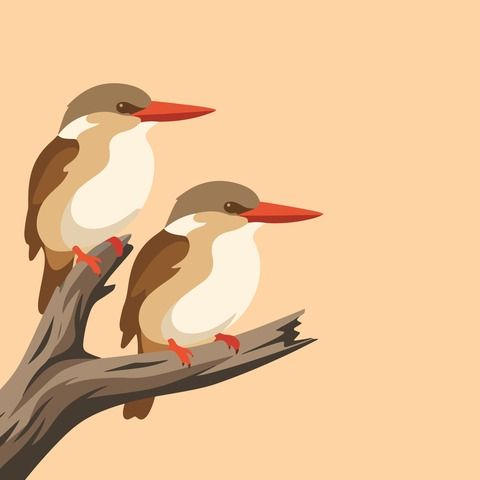
#> input picture Utils/presto_photos/Sample1.jpg, 480 x 480 px; its folder holds only this picture in this run
$ python presto_crop.py presto_photos/Sample1.jpg
#> lines starting #> are read from the running program, lines starting #| are printed output that depends on the picture
#!/usr/bin/env python3
"""
presto_crop.py — Smart photo resizer for Pimoroni Presto (480×480)

Usage:
    python3 presto_crop.py photo.jpg
    python3 presto_crop.py *.jpg
    python3 presto_crop.py input_folder/
    python3 presto_crop.py photo.jpg --output my_folder
    python3 presto_crop.py photo.jpg --preview
    python3 presto_crop.py photo.jpg --bias top
    python3 presto_crop.py photo.jpg --bias center
    python3 presto_crop.py photo.jpg --padding
    python3 presto_crop.py photo.jpg --nudge -10,5   # shift crop left 10%, down 5%

Strategy (auto mode):
    1. Detect all faces.
    2. Compute a bounding box around the whole face group.
    3. If that box is wider/taller than 480px, scale the image down first.
    4. Crop to 480x480 centered on the face group.
    5. Apply --nudge offset after centering (clamped to image bounds).
    6. If no faces found, fall back to center crop.
    7. Always save as baseline JPEG (required by jpegdec on Presto).
"""

import sys
import os
import argparse
import glob
from pathlib import Path

try:
    from PIL import Image, ImageOps
    import cv2
    import numpy as np
except ImportError as e:
    print(f"Missing library: {e}")
    print("Install with: pip install Pillow opencv-python")
    sys.exit(1)


TARGET = 480
FACE_CASCADE = cv2.CascadeClassifier(cv2.data.haarcascades + "haarcascade_frontalface_default.xml")


def detect_faces(img_pil):
    """Return list of (x, y, w, h) face rectangles. Empty list if none found."""
    img_np = np.array(img_pil.convert("RGB"))
    gray = cv2.cvtColor(img_np, cv2.COLOR_RGB2GRAY)
    gray = cv2.equalizeHist(gray)

    faces = FACE_CASCADE.detectMultiScale(
        gray, scaleFactor=1.1, minNeighbors=5, minSize=(30, 30),
        flags=cv2.CASCADE_SCALE_IMAGE,
    )
    if len(faces) == 0:
        faces = FACE_CASCADE.detectMultiScale(
            gray, scaleFactor=1.05, minNeighbors=3, minSize=(20, 20),
        )
    return list(faces) if len(faces) > 0 else []


# [15 lines left out: function face_bounding_box, not called in this run]


def smart_crop(img, bias="auto", nudge=(0, 0), zoom=1.0, padding=False, padding_color=None):
    """
    Scale-then-crop img (PIL Image) to exactly TARGET x TARGET.

    nudge: (dx, dy) percentage of the image to shift the crop center after
           the initial focus point is set. Positive = right/down, negative = left/up.
           e.g. (-10, 0) shifts the crop 10% to the left.
           Clamped so the crop never goes outside the image bounds.
    """
    if padding:
        return letterbox(img, padding_color)

    w, h = img.size

    if bias == "auto":
        faces = detect_faces(img)
        if faces:
            cx, cy, span = face_bounding_box(faces)
            method = f"face ({len(faces)} detected)"

            # If the face group is larger than TARGET, scale down first
            if span > TARGET:
                scale = TARGET / span
                new_w = max(TARGET, int(w * scale))
                new_h = max(TARGET, int(h * scale))
                img = img.resize((new_w, new_h), Image.LANCZOS)
                cx = int(cx * scale)
                cy = int(cy * scale)
                w, h = img.size
                method = f"face ({len(faces)}, scaled {scale:.2f}x)"
        else:
            cx, cy = w // 2, h // 2
            method = "center (no faces)"

    elif bias == "top":
        cx, cy = w // 2, 0
        method = "top"
    elif bias == "bottom":
        cx, cy = w // 2, h
        method = "bottom"
    elif bias == "left":
        cx, cy = 0, h // 2
        method = "left"
    elif bias == "right":
        cx, cy = w, h // 2
        method = "right"
    else:  # center
        cx, cy = w // 2, h // 2
        method = "center"

    # --- Apply nudge (percentage of image dimensions) ---
    dx, dy = nudge
    if dx != 0 or dy != 0:
        cx += int(w * dx / 100)
        cy += int(h * dy / 100)
        method += f" nudge({dx:+d}%,{dy:+d}%)"

    # --- Compute square crop box centered on (cx, cy), clamped to bounds ---
    # zoom > 1.0 = zoom in (smaller crop window, magnified to TARGET)
    # zoom < 1.0 = zoom out (larger crop window, more context visible)
    # zoom = 1.0 = normal (crop the largest square that fits)
    base_side = min(w, h)
    side = max(TARGET, int(base_side / zoom))
    side = min(side, min(w, h))  # can't crop larger than the image
    left   = max(0, min(cx - side // 2, w - side))
    top    = max(0, min(cy - side // 2, h - side))
    right  = left + side
    bottom = top + side

    if zoom != 1.0:
        method += f" zoom({zoom:.2f}x)"

    cropped = img.crop((left, top, right, bottom))
    resized = cropped.resize((TARGET, TARGET), Image.LANCZOS)
    return resized, method


# [20 lines left out: function letterbox, not called in this run]


def process_image(input_path, output_path, bias="auto", nudge=(0, 0), zoom=1.0, padding=False,
                  padding_color=None, preview=False, quiet=False):
    try:
        img = Image.open(input_path).convert("RGB")
        original_size = img.size

        # Auto-rotate based on EXIF
        try:
            img = ImageOps.exif_transpose(img)
        except Exception:
            pass

        result, method = smart_crop(img, bias=bias, nudge=nudge, zoom=zoom, padding=padding,
                                    padding_color=padding_color)

        if preview:
            ow, oh = original_size
            ph = max(oh, TARGET)
            preview_img = Image.new("RGB", (ow + TARGET + 20, ph), (30, 30, 30))
            thumb = img.copy()
            thumb.thumbnail((ow, ph))
            preview_img.paste(thumb, (0, (ph - thumb.size[1]) // 2))
            preview_img.paste(result, (ow + 20, (ph - TARGET) // 2))
            preview_img.show(title=f"{Path(input_path).name} -> {method}")

        # progressive=False + optimize=False = baseline JPEG, required by jpegdec on Presto
        # (Facebook, Instagram, WhatsApp etc. all export progressive JPEGs which jpegdec cannot read)
        result.save(output_path, "JPEG", quality=92, progressive=False, optimize=False)

        if not quiet:
            ow, oh = original_size
            print(f"  ✓  {Path(input_path).name:40s}  {ow}x{oh} -> 480x480  [{method}]")
        return True

    except Exception as e:
        print(f"  ✗  {Path(input_path).name}: {e}")
        return False


def collect_inputs(args_input):
    extensions = {".jpg", ".jpeg", ".png", ".bmp", ".webp", ".tiff", ".tif"}
    paths = []
    for item in args_input:
        p = Path(item)
        if p.is_dir():
            for ext in extensions:
                paths.extend(p.glob(f"*{ext}"))
                paths.extend(p.glob(f"*{ext.upper()}"))
        elif p.exists():
            paths.append(p)
        else:
            expanded = [Path(g) for g in glob.glob(item)]
            paths.extend([g for g in expanded if g.suffix.lower() in extensions])
    return sorted(set(paths))


# [20 lines left out: functions parse_color, parse_nudge, not called in this run]


def main():
    parser = argparse.ArgumentParser(
        description="Smart-crop photos to 480x480 for Pimoroni Presto",
        formatter_class=argparse.RawDescriptionHelpFormatter,
        epilog="""
Examples:
  python3 presto_crop.py photo.jpg
  python3 presto_crop.py *.jpg --output presto_photos/
  python3 presto_crop.py myfolder/ --output output/ --bias center
  python3 presto_crop.py photo.jpg --nudge='-10,0'   shift crop 10% left (use = for negatives)
  python3 presto_crop.py photo.jpg --nudge='0,-15'   shift crop 15% up
  python3 presto_crop.py photo.jpg --nudge 8,5       shift crop 8% right, 5% down
  python3 presto_crop.py photo.jpg --zoom 1.5        zoom in 50%% (tighter on subject)
  python3 presto_crop.py photo.jpg --zoom 0.8        zoom out 20%% (more context)
  python3 presto_crop.py photo.jpg --zoom 1.3 --nudge='-5,0'  zoom + nudge combined
  python3 presto_crop.py photo.jpg --padding --preview
  python3 presto_crop.py photo.jpg --padding --padding-color 0,0,0
        """
    )
    parser.add_argument("input", nargs="+", help="Image file(s), folder, or glob pattern")
    parser.add_argument("-o", "--output", default="presto_photos",
                        help="Output folder (default: presto_photos/)")
    parser.add_argument("--bias", choices=["auto", "center", "top", "bottom", "left", "right"],
                        default="auto",
                        help="Crop focus: auto=face detection, others=force direction")
    parser.add_argument("--nudge", metavar="dx,dy", type=parse_nudge, default=(0, 0),
                        help="Shift crop center by percentage after focus point set. "
                             "e.g. '-10,0' = 10%% left, '0,-15' = 15%% up, '8,5' = right+down")
    parser.add_argument("--zoom", metavar="FACTOR", type=float, default=1.0,
                        help="Zoom factor: >1.0 zooms in (tighter crop), <1.0 zooms out (more context). "
                             "e.g. 1.5 = 50%% closer, 0.8 = 20%% further out (default: 1.0)")
    parser.add_argument("--padding", action="store_true",
                        help="Letterbox instead of crop (adds color bars, nothing cut off)")
    parser.add_argument("--padding-color", metavar="COLOR",
                        help="Bar color: '#1a1a1a' or '26,26,26' (default: auto from image edges)")
    parser.add_argument("--preview", action="store_true",
                        help="Open a before/after preview window for each image")
    parser.add_argument("--prefix", default="",
                        help="Filename prefix for output files (e.g. 'presto_')")
    parser.add_argument("--quiet", "-q", action="store_true",
                        help="Suppress per-file output")

    args = parser.parse_args()

    out_dir = Path(args.output)
    out_dir.mkdir(parents=True, exist_ok=True)

    pad_color = None
    if args.padding_color:
        try:
            pad_color = parse_color(args.padding_color)
        except Exception:
            print(f"Warning: could not parse --padding-color '{args.padding_color}'. Using auto.")

    files = collect_inputs(args.input)
    if not files:
        print("No image files found.")
        sys.exit(1)

    nudge_str = f" nudge({args.nudge[0]:+d}%,{args.nudge[1]:+d}%)" if args.nudge != (0,0) else ""
    zoom_str = f"  zoom({args.zoom:.2f}x)" if args.zoom != 1.0 else ""
    print(f"\nPresto Photo Processor  ->  {out_dir}/")
    print(f"Mode: {'letterbox' if args.padding else 'smart crop'}  |  "
          f"Bias: {args.bias}{nudge_str}{zoom_str}  |  {len(files)} file(s)\n")

    ok = 0
    for f in files:
        out_name = args.prefix + f.stem + ".jpg"
        out_path = out_dir / out_name
        if process_image(f, out_path, bias=args.bias, nudge=args.nudge, zoom=args.zoom, padding=args.padding,
                         padding_color=pad_color, preview=args.preview, quiet=args.quiet):
#> in process_image, img is the input picture: PIL image 480x480 RGB; mean R, G, B 232.7, 193.1, 150.1
#> in detect_faces, `gray = cv2.cvtColor(img_np, cv2.COLOR_RGB2GRAY)`:
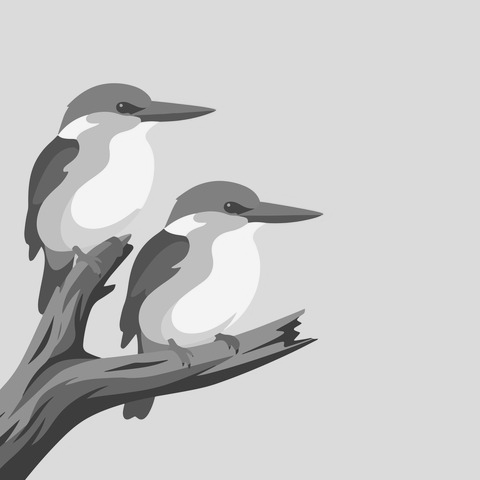
#> gray: shape (480, 480); min 39, max 252, mean 200
#> in detect_faces, `gray = cv2.equalizeHist(gray)`:
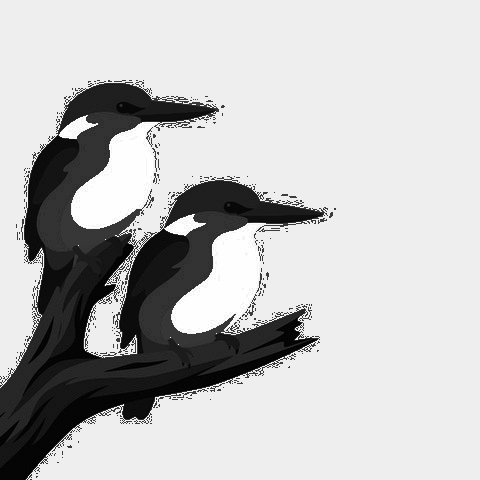
#> gray: shape (480, 480); min 0, max 255, mean 190.1
#> in detect_faces, `faces = FACE_CASCADE.detectMultiScale( gray, scaleFactor=1.1, minNeigh..`: faces = ()
#> in smart_crop, `faces = detect_faces(img)`: faces = []
#> in process_image, `result, method = smart_crop(img, bias=bias, nudge=nudge, zoom=zoom, pa..`: method = 'center (no faces)'
#|   ✓  Sample1.jpg                               480x480 -> 480x480  [center (no faces)]
            ok += 1

    print(f"\nDone: {ok}/{len(files)} converted  ->  {out_dir}/")


if __name__ == "__main__":
    main()

$ run again, on Utils/presto_photos/Sample5.jpg
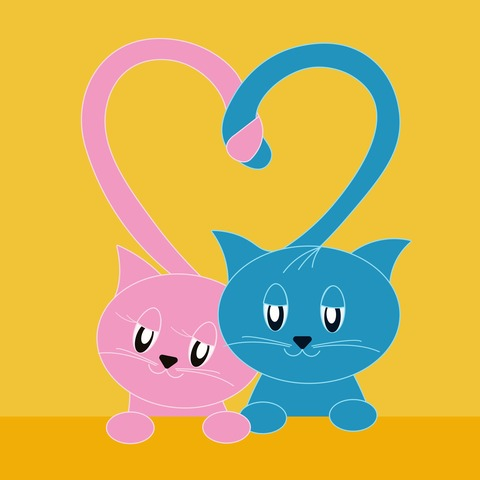
#> input picture Utils/presto_photos/Sample5.jpg, 480 x 480 px
#> in process_image, img is the input picture: PIL image 480x480 RGB; mean R, G, B 208.2, 180.9, 89.8
#> in detect_faces, `gray = cv2.cvtColor(img_np, cv2.COLOR_RGB2GRAY)`:
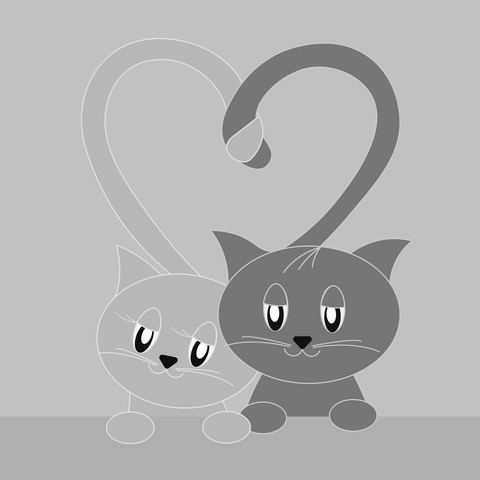
#> gray: shape (480, 480); min 0, max 255, mean 178.5
#> in detect_faces, `gray = cv2.equalizeHist(gray)`:
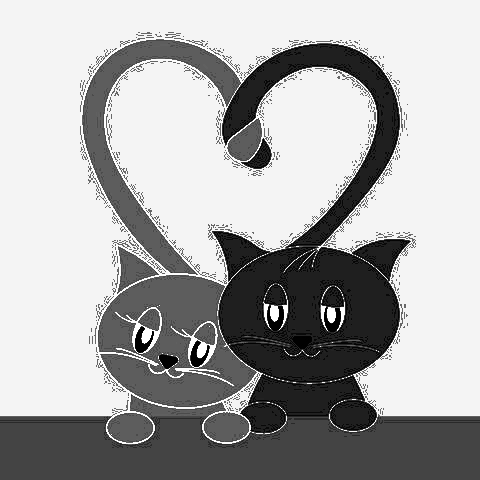
#> gray: shape (480, 480); min 0, max 255, mean 169.1
#> in detect_faces, `faces = FACE_CASCADE.detectMultiScale( gray, scaleFactor=1.1, minNeigh..`: faces = ()
#> in smart_crop, `faces = detect_faces(img)`: faces = []
#> method = 'center (no faces)'
#|   ✓  Sample5.jpg                               480x480 -> 480x480  [center (no faces)]

$ run again, on Utils/presto_photos/Sample6.jpg
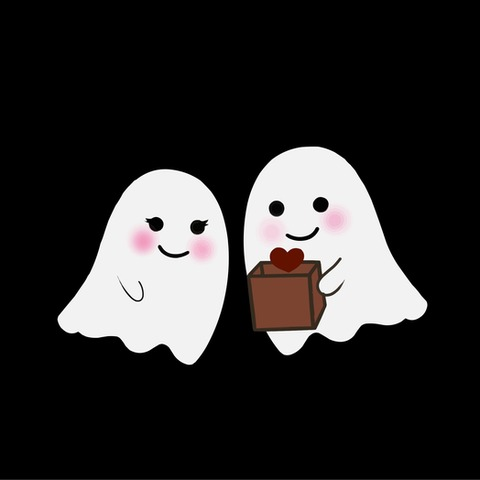
#> input picture Utils/presto_photos/Sample6.jpg, 480 x 480 px
#> in process_image, img is the input picture: PIL image 480x480 RGB; mean R, G, B 45.6, 44.1, 43.8
#> in detect_faces, `gray = cv2.cvtColor(img_np, cv2.COLOR_RGB2GRAY)`:
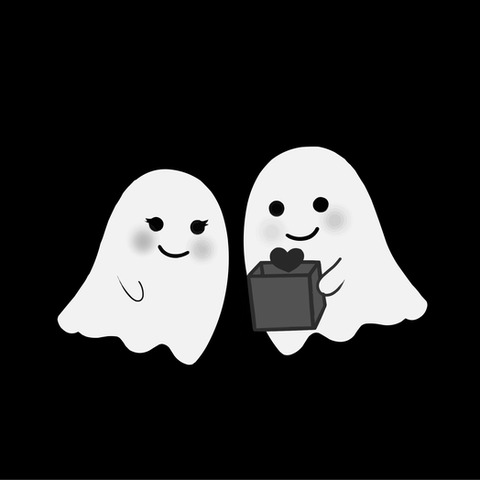
#> gray: shape (480, 480); min 0, max 255, mean 44.5
#> in detect_faces, `gray = cv2.equalizeHist(gray)`:
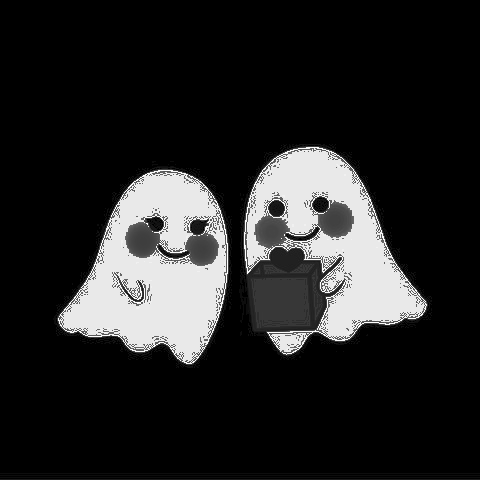
#> gray: shape (480, 480); min 0, max 255, mean 37.6
#> in detect_faces, `faces = FACE_CASCADE.detectMultiScale( gray, scaleFactor=1.1, minNeigh..`: faces = [[213, 149, 179, 179], [83, 174, 179, 179]]
#> x_min = 83
#> y_min = 149
#> x_max = 392
#> y_max = 353
#> in face_bounding_box, `cx = (x_min + x_max) // 2`: cx = 237
#> in face_bounding_box, `cy = (y_min + y_max) // 2`: cy = 251
#> in face_bounding_box, `span = int(max(x_max - x_min, y_max - y_min) * 1.4)`: span = 432
#> in smart_crop, `cx, cy, span = face_bounding_box(faces)`: cx = 237; cy = 251; span = 432
#> in smart_crop, `method = f"face ({len(faces)} detected)"`: method = 'face (2 detected)'
#> left = 0
#> right = 480
#> in process_image, `result, method = smart_crop(img, bias=bias, nudge=nudge, zoom=zoom, pa..`: method = 'face (2 detected)'
#|   ✓  Sample6.jpg                               480x480 -> 480x480  [face (2 detected)]

$ run again, on Utils/presto_photos/Sample7.jpg
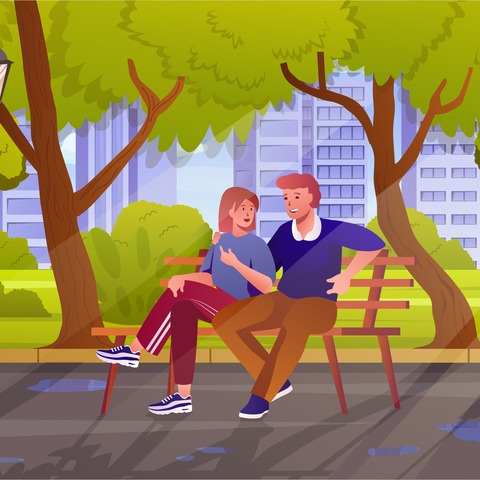
#> input picture Utils/presto_photos/Sample7.jpg, 480 x 480 px
#> in process_image, img is the input picture: PIL image 480x480 RGB; mean R, G, B 150.3, 130.3, 84
#> in detect_faces, `gray = cv2.cvtColor(img_np, cv2.COLOR_RGB2GRAY)`:
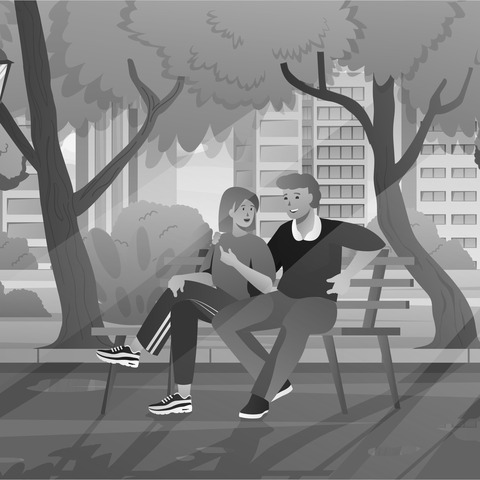
#> gray: shape (480, 480); min 8, max 255, mean 131
#> in detect_faces, `gray = cv2.equalizeHist(gray)`:
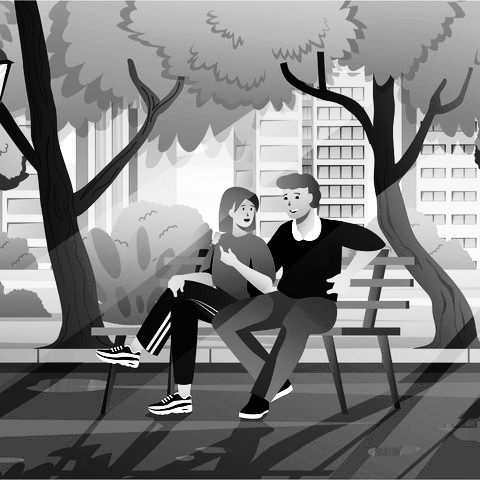
#> gray: shape (480, 480); min 0, max 255, mean 128.5
#> in detect_faces, `faces = FACE_CASCADE.detectMultiScale( gray, scaleFactor=1.1, minNeigh..`: faces = ()
#> in detect_faces, `faces = FACE_CASCADE.detectMultiScale( gray, scaleFactor=1.05, minNeig..`: faces = [[233, 198, 27, 27], [273, 182, 38, 38], [410, 128, 54, 54]]
#> x_min = 233
#> y_min = 128
#> x_max = 464
#> y_max = 225
#> in face_bounding_box, `cx = (x_min + x_max) // 2`: cx = 348
#> in face_bounding_box, `cy = (y_min + y_max) // 2`: cy = 176
#> in face_bounding_box, `span = int(max(x_max - x_min, y_max - y_min) * 1.4)`: span = 323
#> in smart_crop, `cx, cy, span = face_bounding_box(faces)`: cx = 348; cy = 176; span = 323
#> in smart_crop, `method = f"face ({len(faces)} detected)"`: method = 'face (3 detected)'
#> left = 0
#> right = 480
#> in process_image, `result, method = smart_crop(img, bias=bias, nudge=nudge, zoom=zoom, pa..`: method = 'face (3 detected)'
#|   ✓  Sample7.jpg                               480x480 -> 480x480  [face (3 detected)]

$ run again, on Utils/presto_photos/Sample2.jpg
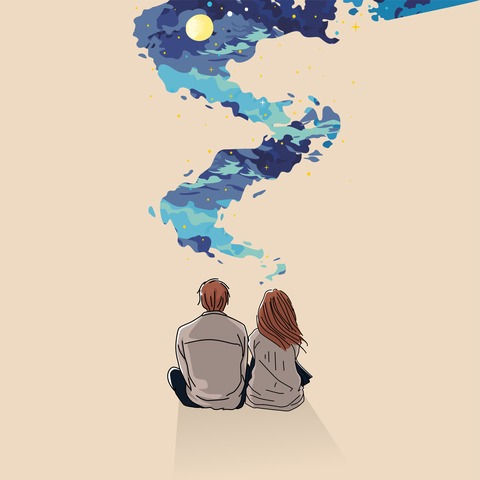
#> input picture Utils/presto_photos/Sample2.jpg, 480 x 480 px
#> in process_image, img is the input picture: PIL image 480x480 RGB; mean R, G, B 215.3, 201.5, 184.5
#> in detect_faces, `gray = cv2.cvtColor(img_np, cv2.COLOR_RGB2GRAY)`:
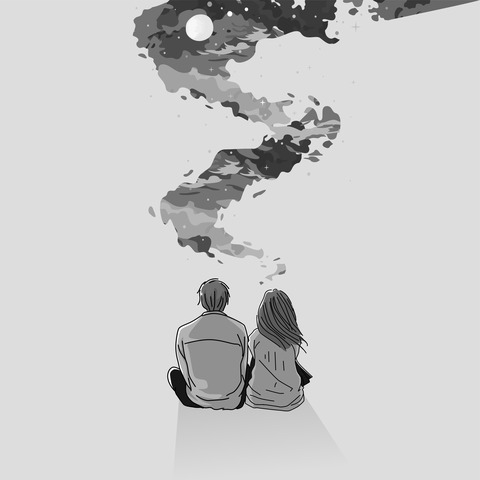
#> gray: shape (480, 480); min 0, max 255, mean 203.5
#> in detect_faces, `gray = cv2.equalizeHist(gray)`:
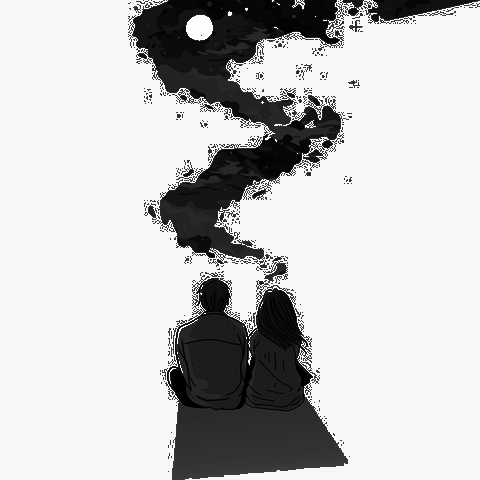
#> gray: shape (480, 480); min 0, max 255, mean 196.6
#> in detect_faces, `faces = FACE_CASCADE.detectMultiScale( gray, scaleFactor=1.1, minNeigh..`: faces = ()
#> in smart_crop, `faces = detect_faces(img)`: faces = []
#> method = 'center (no faces)'
#|   ✓  Sample2.jpg                               480x480 -> 480x480  [center (no faces)]
